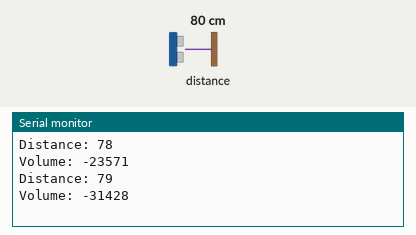
Recording of a sketch running on a simulated Arduino Uno, built with avr-gcc and run on an emulated ATmega328P. Parts: the last lines printed to the serial monitor. Wiring (inferred from the names in the program): ultrasonic range finder: trigger pin 2; echo pin 0. Inputs (shaded band) come from the test bench; at power-on: distance to the obstacle 80 cm. The echo pulse lasts 58.3 µs per cm.

Above: at 2.8 s.
2.9 s: distance to the obstacle set to 2 cm
At 4.7 s:
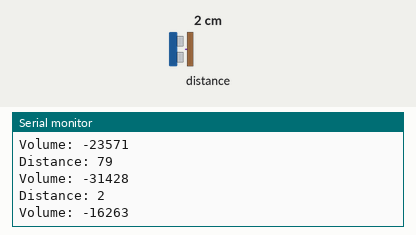
5.6 s: distance to the obstacle set to 4 cm
At 7.5 s:
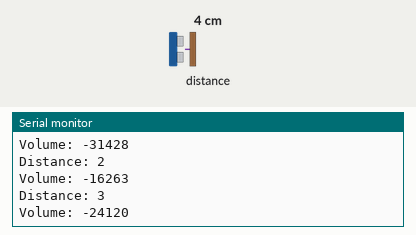
Timing chart, 0 to 9.0 s (numbered marks = the images above; inputs shaded):
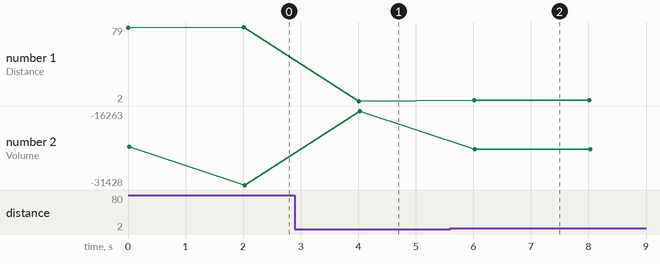

Measured:
- after the input at 2.9 s, the serial monitor: prints a new line after 1.1 s (image 1)
- after the input at 5.6 s, the serial monitor: prints a new line after 0.41 s (image 2)
- plotted number 1: 79 → 2 after the input at 2.9 s, 2 → 3 after the input at 5.6 s
- plotted number 2: -31428 → -16263 after the input at 2.9 s, -16263 → -24120 after the input at 5.6 s

The sketch:

_Water_volume_Ultrasonic_sensor_test.ino
```cpp
const int trigPin = 2;  //D4
const int echoPin = 0;  //D3


long duration;
int distance;
int volume ;
const int area =  7857; // (sq cm) calculated concidering 500 ltr tank having radius around 50cm .
const int height = 75; // height from bottom of tank

void setup() {
pinMode(trigPin, OUTPUT);
pinMode(echoPin, INPUT);
Serial.begin(9600);
}

void loop() {

digitalWrite(trigPin, LOW);
delayMicroseconds(2);

// Sets the trigPin on HIGH state for 10 micro seconds
digitalWrite(trigPin, HIGH);
delayMicroseconds(10);
digitalWrite(trigPin, LOW);

// Reads the echoPin, returns the sound wave travel time in microseconds
duration = pulseIn(echoPin, HIGH);


distance= duration*0.034/2;
volume = area*(height-distance);

Serial.print("Distance: ");
Serial.println(distance);
Serial.print("Volume: ");
Serial.println(volume);
delay(2000);
}
```
